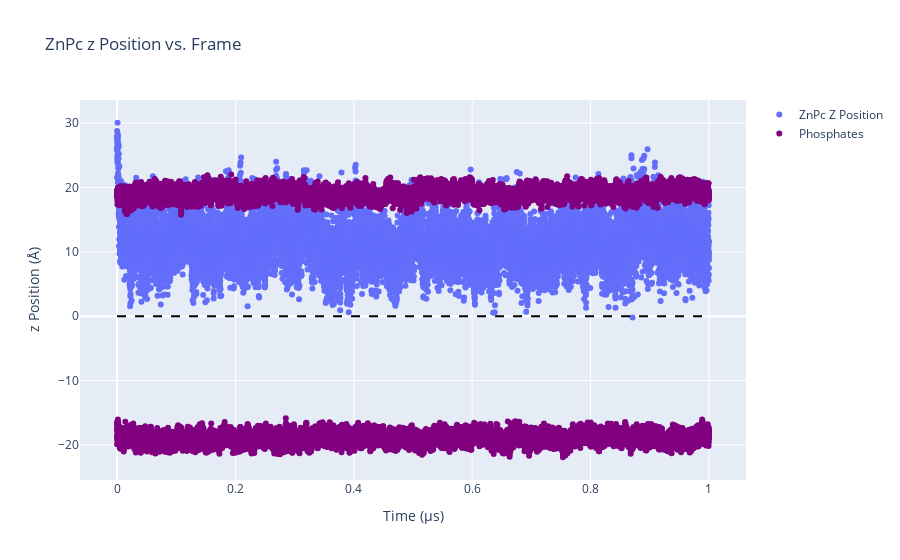

Write notebook code for a chart like this one.
### Markdown cell above
# Ahora vamos con los graficos

### Code cell
# Get the number of frames
num_frames_z = len(df_positions)
# Create the Plotly figure
fig = go.Figure()

# Add the ZnPc Z Position trace
fig.add_trace(go.Scatter(
    x=df_positions['frames_z'] / 20000,  # Divide x values by 10000
    y=df_positions['average_z'],
    mode='markers',
    name='ZnPc Z Position'
))

# Add the first Phosphates trace
fig.add_trace(go.Scatter(
    x=df_positions['frames_z'] / 20000,  # Divide x values by 10000
    y=df_positions['average_P_down'],
    mode='markers',
    name='Phosphates',
    marker=dict(color='purple')
))

# Add the second Phosphates trace without a legend label
fig.add_trace(go.Scatter(
    x=df_positions['frames_z'] / 20000,  # Divide x values by 10000
    y=df_positions['average_P_up'],
    mode='markers',
    showlegend=False,  # Hide this trace from the legend
    marker=dict(color='purple'),
))

# Add the dashed line for z=0
fig.add_shape(
    type="line",
    x0=0,
    x1=num_frames_z / 20000,  # Adjust x-axis scale
    y0=0,
    y1=0,
    line=dict(color="black", dash="dash"),
    name="Membrane Center"
)

# Update the layout of the plot
fig.update_layout(
    title="ZnPc z Position vs. Frame",
    xaxis_title="Time (μs)",  # Update axis label
    yaxis_title="z Position (Å)"
)

# Display the plot
fig.show()

### Figure 1 — Plotly figure (JSON) as saved in the notebook; plotly's stock layout.template omitted (floating-point values rounded to 4 significant figures; data arrays with more than 128 entries replaced by an {"elided": "..."} marker saying what was removed)
{"data": [{"mode": "markers", "name": "ZnPc Z Position", "type": "scatter", "x": {"elided": "20001 float values"}, "y": {"elided": "20001 float values"}}, {"marker": {"color": "purple"}, "mode": "markers", "name": "Phosphates", "type": "scatter", "x": {"elided": "20001 float values"}, "y": {"elided": "20001 float values"}}, {"marker": {"color": "purple"}, "mode": "markers", "showlegend": false, "type": "scatter", "x": {"elided": "20001 float values"}, "y": {"elided": "20001 float values"}}], "layout": {"shapes": [{"line": {"color": "black", "dash": "dash"}, "name": "Membrane Center", "type": "line", "x0": 0, "x1": 1.0, "y0": 0, "y1": 0}], "title": {"text": "ZnPc z Position vs. Frame"}, "xaxis": {"title": {"text": "Time (μs)"}}, "yaxis": {"title": {"text": "z Position (Å)"}}}}
